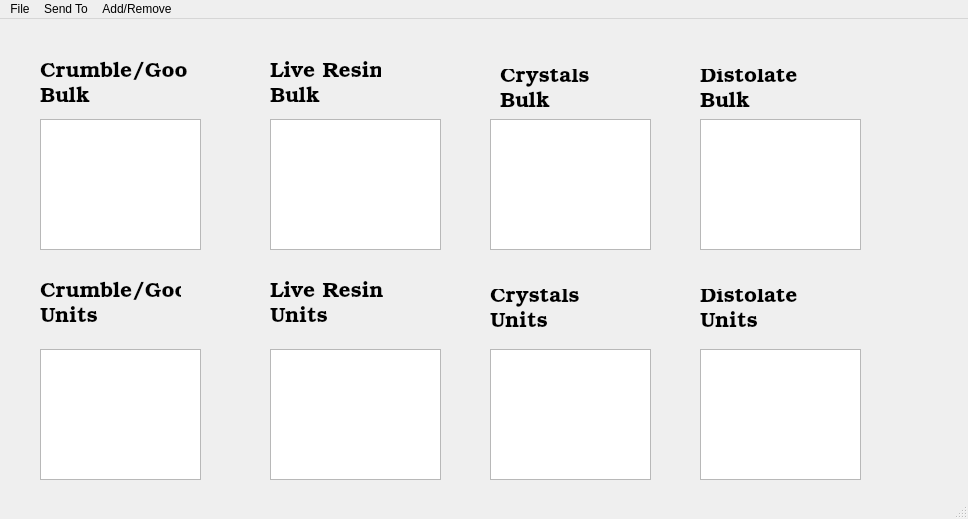
<?xml version="1.0" encoding="UTF-8"?>
<ui version="4.0">
 <class>MainWindow</class>
 <widget class="QMainWindow" name="MainWindow">
  <property name="geometry">
   <rect>
    <x>0</x>
    <y>0</y>
    <width>968</width>
    <height>519</height>
   </rect>
  </property>
  <property name="windowTitle">
   <string>MainWindow</string>
  </property>
  <widget class="QWidget" name="centralwidget">
   <widget class="QListWidget" name="listLiveBulk">
    <property name="geometry">
     <rect>
      <x>270</x>
      <y>100</y>
      <width>171</width>
      <height>131</height>
     </rect>
    </property>
    <property name="font">
     <font>
      <family>URW Bookman L</family>
      <pointsize>12</pointsize>
     </font>
    </property>
   </widget>
   <widget class="QListWidget" name="listCrumBulk">
    <property name="geometry">
     <rect>
      <x>40</x>
      <y>100</y>
      <width>161</width>
      <height>131</height>
     </rect>
    </property>
    <property name="font">
     <font>
      <family>URW Bookman L</family>
      <pointsize>12</pointsize>
     </font>
    </property>
   </widget>
   <widget class="QLabel" name="labelCry">
    <property name="geometry">
     <rect>
      <x>500</x>
      <y>50</y>
      <width>91</width>
      <height>41</height>
     </rect>
    </property>
    <property name="font">
     <font>
      <family>URW Bookman L</family>
      <pointsize>16</pointsize>
     </font>
    </property>
    <property name="text">
     <string>Crystals
Bulk</string>
    </property>
   </widget>
   <widget class="QLabel" name="labelDisto">
    <property name="geometry">
     <rect>
      <x>700</x>
      <y>50</y>
      <width>111</width>
      <height>41</height>
     </rect>
    </property>
    <property name="font">
     <font>
      <family>URW Bookman L</family>
      <pointsize>16</pointsize>
     </font>
    </property>
    <property name="text">
     <string>Distolate
Bulk</string>
    </property>
   </widget>
   <widget class="QLabel" name="labelCrum">
    <property name="geometry">
     <rect>
      <x>40</x>
      <y>40</y>
      <width>171</width>
      <height>51</height>
     </rect>
    </property>
    <property name="font">
     <font>
      <family>URW Bookman L</family>
      <pointsize>16</pointsize>
     </font>
    </property>
    <property name="text">
     <string>Crumble/Goo
Bulk</string>
    </property>
   </widget>
   <widget class="QListWidget" name="listCryBulk">
    <property name="geometry">
     <rect>
      <x>490</x>
      <y>100</y>
      <width>161</width>
      <height>131</height>
     </rect>
    </property>
    <property name="font">
     <font>
      <family>URW Bookman L</family>
      <pointsize>12</pointsize>
     </font>
    </property>
   </widget>
   <widget class="QListWidget" name="listDistoBulk">
    <property name="geometry">
     <rect>
      <x>700</x>
      <y>100</y>
      <width>161</width>
      <height>131</height>
     </rect>
    </property>
    <property name="font">
     <font>
      <family>URW Bookman L</family>
      <pointsize>12</pointsize>
     </font>
    </property>
   </widget>
   <widget class="QLabel" name="labeLive">
    <property name="geometry">
     <rect>
      <x>270</x>
      <y>40</y>
      <width>111</width>
      <height>51</height>
     </rect>
    </property>
    <property name="font">
     <font>
      <family>URW Bookman L</family>
      <pointsize>16</pointsize>
     </font>
    </property>
    <property name="text">
     <string>Live Resin
Bulk</string>
    </property>
   </widget>
   <widget class="QLabel" name="labelCryUnit">
    <property name="geometry">
     <rect>
      <x>490</x>
      <y>270</y>
      <width>91</width>
      <height>41</height>
     </rect>
    </property>
    <property name="font">
     <font>
      <family>URW Bookman L</family>
      <pointsize>16</pointsize>
     </font>
    </property>
    <property name="text">
     <string>Crystals
Units</string>
    </property>
   </widget>
   <widget class="QLabel" name="labelDistoUnit">
    <property name="geometry">
     <rect>
      <x>700</x>
      <y>270</y>
      <width>111</width>
      <height>41</height>
     </rect>
    </property>
    <property name="font">
     <font>
      <family>URW Bookman L</family>
      <pointsize>16</pointsize>
     </font>
    </property>
    <property name="text">
     <string>Distolate
Units</string>
    </property>
   </widget>
   <widget class="QLabel" name="labelCrumUnit">
    <property name="geometry">
     <rect>
      <x>40</x>
      <y>260</y>
      <width>141</width>
      <height>51</height>
     </rect>
    </property>
    <property name="font">
     <font>
      <family>URW Bookman L</family>
      <pointsize>16</pointsize>
     </font>
    </property>
    <property name="text">
     <string>Crumble/Goo
Units</string>
    </property>
   </widget>
   <widget class="QLabel" name="labeLiveUnit">
    <property name="geometry">
     <rect>
      <x>270</x>
      <y>260</y>
      <width>121</width>
      <height>51</height>
     </rect>
    </property>
    <property name="font">
     <font>
      <family>URW Bookman L</family>
      <pointsize>16</pointsize>
     </font>
    </property>
    <property name="text">
     <string>Live Resin
Units</string>
    </property>
   </widget>
   <widget class="QListWidget" name="listLiveUnit">
    <property name="geometry">
     <rect>
      <x>270</x>
      <y>330</y>
      <width>171</width>
      <height>131</height>
     </rect>
    </property>
    <property name="font">
     <font>
      <family>URW Bookman L</family>
      <pointsize>12</pointsize>
     </font>
    </property>
   </widget>
   <widget class="QListWidget" name="listCrumUnit">
    <property name="geometry">
     <rect>
      <x>40</x>
      <y>330</y>
      <width>161</width>
      <height>131</height>
     </rect>
    </property>
    <property name="font">
     <font>
      <family>URW Bookman L</family>
      <pointsize>12</pointsize>
     </font>
    </property>
   </widget>
   <widget class="QListWidget" name="listDistoUnit">
    <property name="geometry">
     <rect>
      <x>700</x>
      <y>330</y>
      <width>161</width>
      <height>131</height>
     </rect>
    </property>
    <property name="font">
     <font>
      <family>URW Bookman L</family>
      <pointsize>12</pointsize>
     </font>
    </property>
   </widget>
   <widget class="QListWidget" name="listCryUnit">
    <property name="geometry">
     <rect>
      <x>490</x>
      <y>330</y>
      <width>161</width>
      <height>131</height>
     </rect>
    </property>
    <property name="font">
     <font>
      <family>URW Bookman L</family>
      <pointsize>12</pointsize>
     </font>
    </property>
   </widget>
  </widget>
  <widget class="QMenuBar" name="menubar">
   <property name="geometry">
    <rect>
     <x>0</x>
     <y>0</y>
     <width>968</width>
     <height>25</height>
    </rect>
   </property>
   <widget class="QMenu" name="menuFile">
    <property name="title">
     <string>File</string>
    </property>
    <addaction name="actionSave"/>
    <addaction name="actionQuit"/>
   </widget>
   <widget class="QMenu" name="menuSend_To">
    <property name="title">
     <string>Send To</string>
    </property>
    <addaction name="actionDistolate"/>
    <addaction name="actionPackaging"/>
    <addaction name="actionPOS"/>
   </widget>
   <widget class="QMenu" name="menuAdd">
    <property name="title">
     <string>Add/Remove</string>
    </property>
    <addaction name="actionAdd_New_Product"/>
    <addaction name="actionRemove_Product"/>
   </widget>
   <addaction name="menuFile"/>
   <addaction name="menuSend_To"/>
   <addaction name="menuAdd"/>
  </widget>
  <widget class="QStatusBar" name="statusbar"/>
  <action name="actionSave">
   <property name="text">
    <string>Save</string>
   </property>
  </action>
  <action name="actionQuit">
   <property name="text">
    <string>Quit</string>
   </property>
  </action>
  <action name="actionDistolate">
   <property name="text">
    <string>Distolate</string>
   </property>
  </action>
  <action name="actionPackaging">
   <property name="text">
    <string>Packaging</string>
   </property>
  </action>
  <action name="actionBulk">
   <property name="text">
    <string>Bulk</string>
   </property>
  </action>
  <action name="actionUnits">
   <property name="text">
    <string>Units</string>
   </property>
  </action>
  <action name="actionPOS">
   <property name="text">
    <string>POS</string>
   </property>
  </action>
  <action name="actionAdd_New_Product">
   <property name="text">
    <string>Add New Product</string>
   </property>
  </action>
  <action name="actionRemove_Product">
   <property name="text">
    <string>Remove Selected</string>
   </property>
  </action>
 </widget>
 <resources/>
 <connections/>
</ui>
